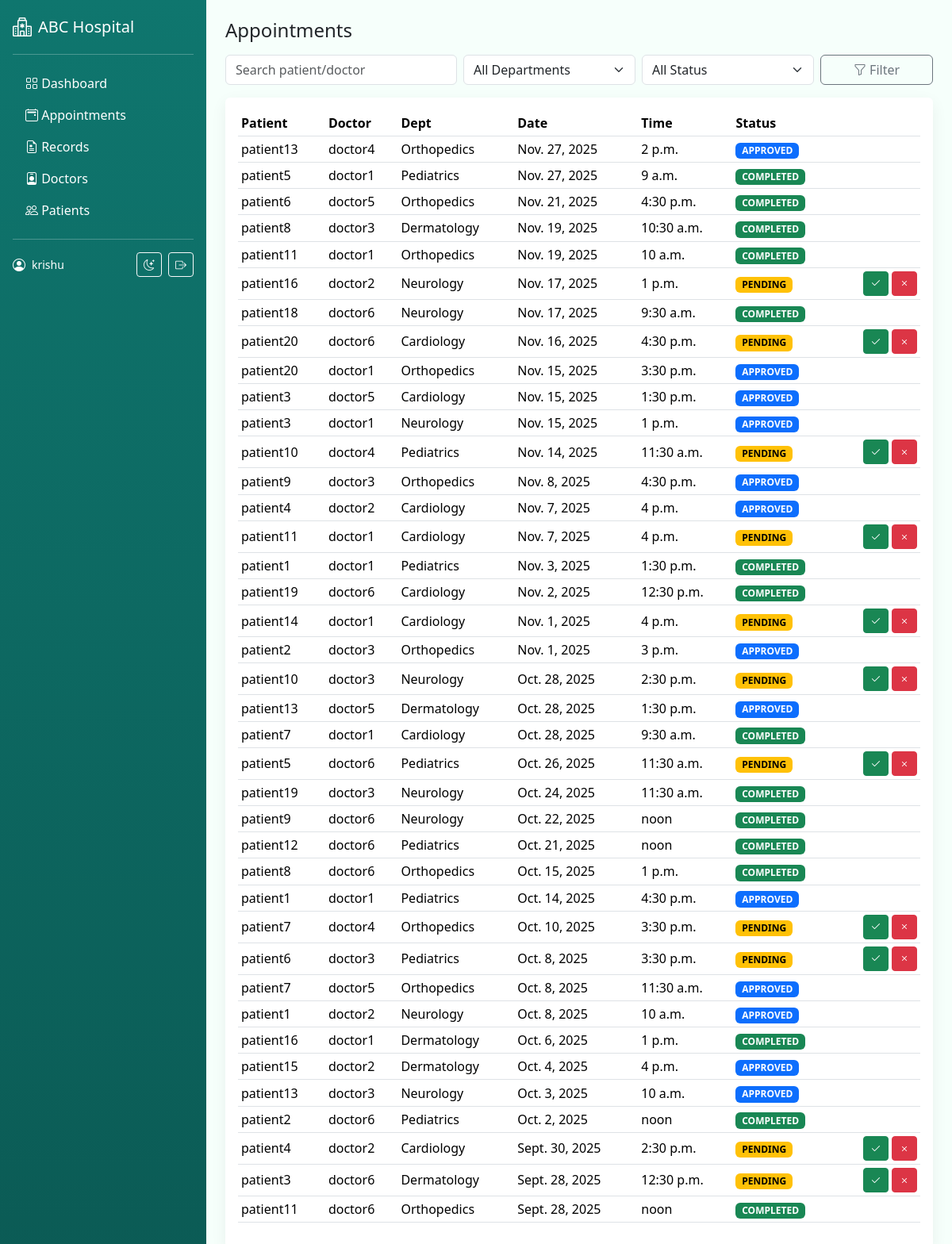
Page /appointments/ (signed in) on the committed database.
### accounts/models.py (models this page shows, shortened)
class User(AbstractUser):
    class Roles(models.TextChoices):
        ADMIN = "ADMIN", _("Admin")
        DOCTOR = "DOCTOR", _("Doctor")
        PATIENT = "PATIENT", _("Patient")
    role = models.CharField(
        max_length=20,
        choices=Roles.choices,
        default=Roles.PATIENT,
        help_text=_("Determines the user dashboard and permissions."),
    )
    def is_doctor(self) -> bool:
        return self.role == self.Roles.DOCTOR
    def is_patient(self) -> bool:
        return self.role == self.Roles.PATIENT

### appointments/models.py (models this page shows, shortened)
class Appointment(models.Model):
    class Status(models.TextChoices):
        PENDING = "PENDING", "Pending"
        APPROVED = "APPROVED", "Approved"
        REJECTED = "REJECTED", "Rejected"
        COMPLETED = "COMPLETED", "Completed"
        CANCELLED = "CANCELLED", "Cancelled"
    patient = models.ForeignKey(settings.AUTH_USER_MODEL, on_delete=models.CASCADE, related_name="patient_appointments")
    doctor = models.ForeignKey(settings.AUTH_USER_MODEL, on_delete=models.CASCADE, related_name="doctor_appointments")
    department = models.ForeignKey(Department, on_delete=models.SET_NULL, null=True)
    date = models.DateField()
    time = models.TimeField()
    status = models.CharField(max_length=12, choices=Status.choices, default=Status.PENDING)
    notes = models.TextField(blank=True)
    created_at = models.DateTimeField(default=timezone.now)
    class Meta:
        unique_together = ("doctor", "date", "time")
        ordering = ["-date", "-time"]

class Department(models.Model):
    name = models.CharField(max_length=120, unique=True)
    description = models.TextField(blank=True)
    def __str__(self) -> str:
        return self.name

### appointments/views.py (the view)
# urls.py: path('', views.list_appointments, name='list'),
@login_required
def list_appointments(request):
    qs = Appointment.objects.select_related('patient', 'doctor', 'department')
    user: User = request.user
    if user.is_doctor():
        qs = qs.filter(doctor=user)
    elif user.is_patient():
        qs = qs.filter(patient=user)
    query = request.GET.get('q')
    if query:
        qs = qs.filter(Q(patient__username__icontains=query) | Q(doctor__username__icontains=query))
    return render(request, 'appointments/list.html', { 'appointments': qs[:200], 'departments': Department.objects.all() })

### templates/appointments/list.html (shortened to what this page needs)
{% extends 'base.html' %}
{% block content %}
<div class="d-flex justify-content-between align-items-center mb-3">
  <h4 class="mb-0">Appointments</h4>
</div>
{% include 'appointments/_filters.html' %}
<div class="card p-3">
  <div class="table-responsive">
    <table class="table table-sm align-middle">
      <thead>
        <tr><th>Patient</th><th>Doctor</th><th>Dept</th><th>Date</th><th>Time</th><th>Status</th><th></th></tr>
      </thead>
      <tbody>
        {% for a in appointments %}
        <tr>
          <td>{{ a.patient }}</td>
          <td>{{ a.doctor }}</td>
          <td>{{ a.department }}</td>
          <td>{{ a.date }}</td>
          <td>{{ a.time }}</td>
          <td>
            <span class="badge {% if a.status == 'PENDING' %}text-bg-warning{% elif a.status == 'APPROVED' %}text-bg-primary{% elif a.status == 'COMPLETED' %}text-bg-success{% elif a.status == 'REJECTED' %}text-bg-danger{% else %}text-bg-secondary{% endif %}">{{ a.status }}</span>
          </td>
          <td class="text-end">
            {% if user.is_superuser or user.role == 'ADMIN' %}
              {% if a.status == 'PENDING' %}
              <a class="btn btn-sm btn-success" href="{% url 'appointments:approve' a.pk %}"><i class="bi bi-check2"></i></a>
              <a class="btn btn-sm btn-danger" href="{% url 'appointments:reject' a.pk %}"><i class="bi bi-x"></i></a>
              {% endif %}
            {% endif %}
          </td>
        </tr>
        {% empty %}
        <tr><td colspan="7" class="text-center text-muted">No appointments found.</td></tr>
        {% endfor %}
      </tbody>
    </table>
  </div>
</div>
{% endblock %}

### templates/base.html (shortened to what this page needs)
<!DOCTYPE html>
<html lang="en" data-bs-theme="light">
<head>
  <link href="https://cdn.jsdelivr.net/npm/bootstrap@5.3.3/dist/css/bootstrap.min.css" rel="stylesheet">
  <link href="https://cdn.jsdelivr.net/npm/bootstrap-icons@1.11.3/font/bootstrap-icons.css" rel="stylesheet">
  {% load static %}
</head>
<body>
  <div class="d-flex" style="min-height:100vh;">
    <aside class="flex-shrink-0 p-3 text-bg-dark" style="width:260px;background:linear-gradient(180deg,var(--brand),#0b5b55);">
      <a href="/" class="d-flex align-items-center mb-3 mb-md-0 me-md-auto text-white text-decoration-none">
        <i class="bi bi-hospital fs-4 me-2"></i>
        <span class="fs-5">ABC Hospital</span>
      </a>
      <hr>
      <ul class="nav nav-pills flex-column mb-auto">
        <li class="nav-item"><a href="/" class="nav-link text-white"><i class="bi bi-grid"></i> Dashboard</a></li>
        <li><a href="/appointments/" class="nav-link text-white"><i class="bi bi-calendar2-event"></i> Appointments</a></li>
        <li><a href="/records/" class="nav-link text-white"><i class="bi bi-file-earmark-medical"></i> Records</a></li>
        <li><a href="/accounts/doctors/" class="nav-link text-white"><i class="bi bi-person-badge"></i> Doctors</a></li>
        <li><a href="/accounts/patients/" class="nav-link text-white"><i class="bi bi-people"></i> Patients</a></li>
      </ul>
      <hr>
      <div class="d-flex align-items-center text-white">
        <i class="bi bi-person-circle me-2"></i>
        <div class="small">{{ user.get_full_name|default:user.username }}</div>
        <div class="ms-auto d-flex gap-2">
          <button id="themeToggle" class="btn btn-sm btn-outline-light"><i class="bi bi-moon-stars"></i></button>
          <a href="/accounts/logout/" class="btn btn-sm btn-outline-light"><i class="bi bi-box-arrow-right"></i></a>
        </div>
      </div>
    </aside>
    <main class="flex-grow-1 p-4">
      {% block content %}{% endblock %}
    </main>
  </div>
</body>
</html>

### templates/base.html (style rules this page uses)
:root { --brand: #0f766e; --brand-2:#0ea5a4; --bg:#f6fffb; }
body { background-color: var(--bg); }
.card { border: 0; box-shadow: 0 6px 20px rgba(0,0,0,0.06); }

### rows in the picture
User: get_full_name "krishu"
Appointment: patient "patient13", doctor "doctor4", department "Orthopedics", date "Nov. 27, 2025", time "2 p.m.", status "APPROVED"
Appointment: patient "patient5", doctor "doctor1", department "Pediatrics", date "Nov. 27, 2025", time "9 a.m.", status "COMPLETED"
Appointment: patient "patient6", doctor "doctor5", department "Orthopedics", date "Nov. 21, 2025", time "4:30 p.m.", status "COMPLETED"
Appointment: patient "patient8", doctor "doctor3", department "Dermatology", date "Nov. 19, 2025", time "10:30 a.m.", status "COMPLETED"
Appointment: patient "patient11", doctor "doctor1", department "Orthopedics", date "Nov. 19, 2025", time "10 a.m.", status "COMPLETED"
Appointment: patient "patient16", doctor "doctor2", department "Neurology", date "Nov. 17, 2025", time "1 p.m.", status "PENDING"
Appointment: patient "patient18", doctor "doctor6", department "Neurology", date "Nov. 17, 2025", time "9:30 a.m.", status "COMPLETED"
Appointment: patient "patient20", doctor "doctor6", department "Cardiology", date "Nov. 16, 2025", time "4:30 p.m.", status "PENDING"
Appointment: patient "patient20", doctor "doctor1", department "Orthopedics", date "Nov. 15, 2025", time "3:30 p.m.", status "APPROVED"
Appointment: patient "patient3", doctor "doctor5", department "Cardiology", date "Nov. 15, 2025", time "1:30 p.m.", status "APPROVED"
Appointment: patient "patient3", doctor "doctor1", department "Neurology", date "Nov. 15, 2025", time "1 p.m.", status "APPROVED"
Appointment: patient "patient10", doctor "doctor4", department "Pediatrics", date "Nov. 14, 2025", time "11:30 a.m.", status "PENDING"
Appointment: patient "patient9", doctor "doctor3", department "Orthopedics", date "Nov. 8, 2025", time "4:30 p.m.", status "APPROVED"
Appointment: patient "patient4", doctor "doctor2", department "Cardiology", date "Nov. 7, 2025", time "4 p.m.", status "APPROVED"
Appointment: patient "patient11", doctor "doctor1", department "Cardiology", date "Nov. 7, 2025", time "4 p.m.", status "PENDING"
Appointment: patient "patient1", doctor "doctor1", department "Pediatrics", date "Nov. 3, 2025", time "1:30 p.m.", status "COMPLETED"
Appointment: patient "patient19", doctor "doctor6", department "Cardiology", date "Nov. 2, 2025", time "12:30 p.m.", status "COMPLETED"
Appointment: patient "patient14", doctor "doctor1", department "Cardiology", date "Nov. 1, 2025", time "4 p.m.", status "PENDING"
Appointment: patient "patient2", doctor "doctor3", department "Orthopedics", date "Nov. 1, 2025", time "3 p.m.", status "APPROVED"
Appointment: patient "patient10", doctor "doctor3", department "Neurology", date "Oct. 28, 2025", time "2:30 p.m.", status "PENDING"
Appointment: patient "patient13", doctor "doctor5", department "Dermatology", date "Oct. 28, 2025", time "1:30 p.m.", status "APPROVED"
Appointment: patient "patient7", doctor "doctor1", department "Cardiology", date "Oct. 28, 2025", time "9:30 a.m.", status "COMPLETED"
Appointment: patient "patient5", doctor "doctor6", department "Pediatrics", date "Oct. 26, 2025", time "11:30 a.m.", status "PENDING"
Appointment: patient "patient19", doctor "doctor3", department "Neurology", date "Oct. 24, 2025", time "11:30 a.m.", status "COMPLETED"
Appointment: patient "patient9", doctor "doctor6", department "Neurology", date "Oct. 22, 2025", time "noon", status "COMPLETED"
Appointment: patient "patient12", doctor "doctor6", department "Pediatrics", date "Oct. 21, 2025", time "noon", status "COMPLETED"
Appointment: patient "patient8", doctor "doctor6", department "Orthopedics", date "Oct. 15, 2025", time "1 p.m.", status "COMPLETED"
Appointment: patient "patient1", doctor "doctor1", department "Pediatrics", date "Oct. 14, 2025", time "4:30 p.m.", status "APPROVED"
Appointment: patient "patient7", doctor "doctor4", department "Orthopedics", date "Oct. 10, 2025", time "3:30 p.m.", status "PENDING"
Appointment: patient "patient6", doctor "doctor3", department "Pediatrics", date "Oct. 8, 2025", time "3:30 p.m.", status "PENDING"
Appointment: patient "patient7", doctor "doctor5", department "Orthopedics", date "Oct. 8, 2025", time "11:30 a.m.", status "APPROVED"
Appointment: patient "patient1", doctor "doctor2", department "Neurology", date "Oct. 8, 2025", time "10 a.m.", status "APPROVED"
Appointment: patient "patient16", doctor "doctor1", department "Dermatology", date "Oct. 6, 2025", time "1 p.m.", status "COMPLETED"
Appointment: patient "patient15", doctor "doctor2", department "Dermatology", date "Oct. 4, 2025", time "4 p.m.", status "APPROVED"
Appointment: patient "patient13", doctor "doctor3", department "Neurology", date "Oct. 3, 2025", time "10 a.m.", status "APPROVED"
Appointment: patient "patient2", doctor "doctor6", department "Pediatrics", date "Oct. 2, 2025", time "noon", status "COMPLETED"
Appointment: patient "patient4", doctor "doctor2", department "Cardiology", date "Sept. 30, 2025", time "2:30 p.m.", status "PENDING"
Appointment: patient "patient3", doctor "doctor6", department "Dermatology", date "Sept. 28, 2025", time "12:30 p.m.", status "PENDING"
Appointment: patient "patient11", doctor "doctor6", department "Orthopedics", date "Sept. 28, 2025", time "noon", status "COMPLETED"
